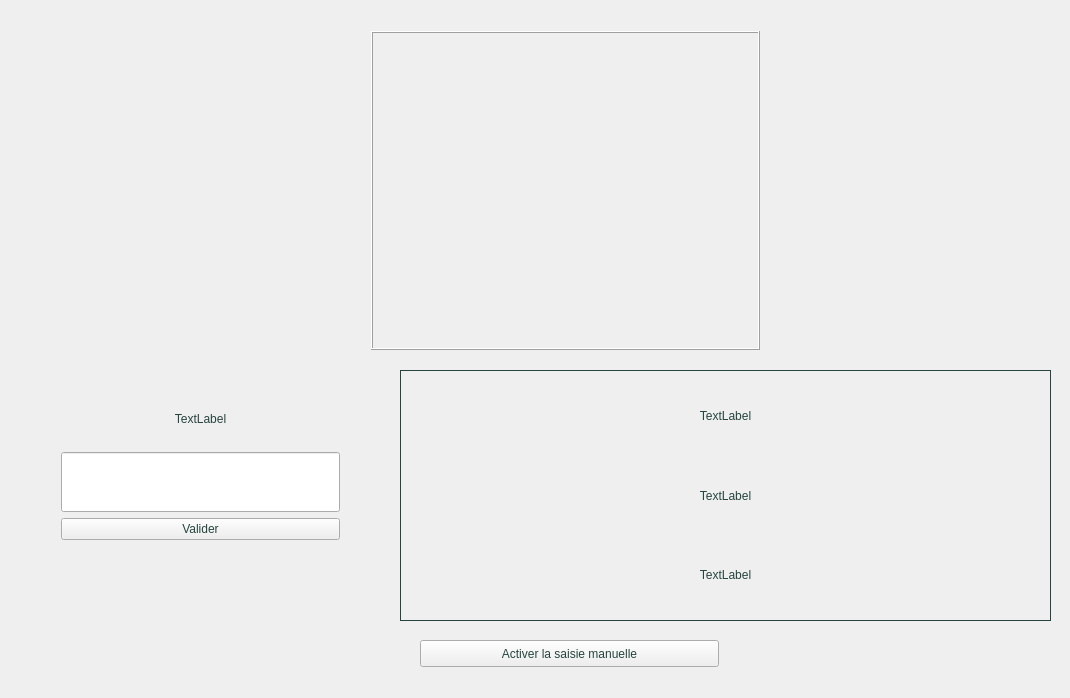
<?xml version="1.0" encoding="UTF-8"?>
<ui version="4.0">
 <class>MainWindow</class>
 <widget class="QMainWindow" name="MainWindow">
  <property name="geometry">
   <rect>
    <x>0</x>
    <y>0</y>
    <width>1070</width>
    <height>698</height>
   </rect>
  </property>
  <property name="palette">
   <palette>
    <active>
     <colorrole role="WindowText">
      <brush brushstyle="SolidPattern">
       <color alpha="255">
        <red>37</red>
        <green>68</green>
        <blue>63</blue>
       </color>
      </brush>
     </colorrole>
     <colorrole role="Text">
      <brush brushstyle="SolidPattern">
       <color alpha="255">
        <red>37</red>
        <green>68</green>
        <blue>63</blue>
       </color>
      </brush>
     </colorrole>
     <colorrole role="ButtonText">
      <brush brushstyle="SolidPattern">
       <color alpha="255">
        <red>37</red>
        <green>68</green>
        <blue>63</blue>
       </color>
      </brush>
     </colorrole>
     <colorrole role="Highlight">
      <brush brushstyle="SolidPattern">
       <color alpha="255">
        <red>180</red>
        <green>119</green>
        <blue>64</blue>
       </color>
      </brush>
     </colorrole>
     <colorrole role="Link">
      <brush brushstyle="SolidPattern">
       <color alpha="255">
        <red>180</red>
        <green>119</green>
        <blue>64</blue>
       </color>
      </brush>
     </colorrole>
     <colorrole role="LinkVisited">
      <brush brushstyle="SolidPattern">
       <color alpha="255">
        <red>180</red>
        <green>101</green>
        <blue>32</blue>
       </color>
      </brush>
     </colorrole>
    </active>
    <inactive>
     <colorrole role="WindowText">
      <brush brushstyle="SolidPattern">
       <color alpha="255">
        <red>37</red>
        <green>68</green>
        <blue>63</blue>
       </color>
      </brush>
     </colorrole>
     <colorrole role="Text">
      <brush brushstyle="SolidPattern">
       <color alpha="255">
        <red>37</red>
        <green>68</green>
        <blue>63</blue>
       </color>
      </brush>
     </colorrole>
     <colorrole role="ButtonText">
      <brush brushstyle="SolidPattern">
       <color alpha="255">
        <red>37</red>
        <green>68</green>
        <blue>63</blue>
       </color>
      </brush>
     </colorrole>
     <colorrole role="Highlight">
      <brush brushstyle="SolidPattern">
       <color alpha="255">
        <red>180</red>
        <green>119</green>
        <blue>64</blue>
       </color>
      </brush>
     </colorrole>
     <colorrole role="Link">
      <brush brushstyle="SolidPattern">
       <color alpha="255">
        <red>180</red>
        <green>119</green>
        <blue>64</blue>
       </color>
      </brush>
     </colorrole>
     <colorrole role="LinkVisited">
      <brush brushstyle="SolidPattern">
       <color alpha="255">
        <red>180</red>
        <green>101</green>
        <blue>32</blue>
       </color>
      </brush>
     </colorrole>
    </inactive>
    <disabled>
     <colorrole role="WindowText">
      <brush brushstyle="SolidPattern">
       <color alpha="255">
        <red>159</red>
        <green>158</green>
        <blue>158</blue>
       </color>
      </brush>
     </colorrole>
     <colorrole role="Text">
      <brush brushstyle="SolidPattern">
       <color alpha="255">
        <red>159</red>
        <green>158</green>
        <blue>158</blue>
       </color>
      </brush>
     </colorrole>
     <colorrole role="ButtonText">
      <brush brushstyle="SolidPattern">
       <color alpha="255">
        <red>159</red>
        <green>158</green>
        <blue>158</blue>
       </color>
      </brush>
     </colorrole>
     <colorrole role="Highlight">
      <brush brushstyle="SolidPattern">
       <color alpha="255">
        <red>240</red>
        <green>240</green>
        <blue>240</blue>
       </color>
      </brush>
     </colorrole>
     <colorrole role="Link">
      <brush brushstyle="SolidPattern">
       <color alpha="255">
        <red>180</red>
        <green>119</green>
        <blue>64</blue>
       </color>
      </brush>
     </colorrole>
     <colorrole role="LinkVisited">
      <brush brushstyle="SolidPattern">
       <color alpha="255">
        <red>180</red>
        <green>101</green>
        <blue>32</blue>
       </color>
      </brush>
     </colorrole>
    </disabled>
   </palette>
  </property>
  <property name="windowTitle">
   <string>MainWindow</string>
  </property>
  <widget class="QWidget" name="centralWidget">
   <widget class="QFrame" name="textLayoutContainer">
    <property name="geometry">
     <rect>
      <x>400</x>
      <y>370</y>
      <width>651</width>
      <height>251</height>
     </rect>
    </property>
    <property name="frameShape">
     <enum>QFrame::Box</enum>
    </property>
    <layout class="QVBoxLayout" name="textLayout">
     <property name="leftMargin">
      <number>8</number>
     </property>
     <property name="topMargin">
      <number>8</number>
     </property>
     <property name="rightMargin">
      <number>8</number>
     </property>
     <property name="bottomMargin">
      <number>8</number>
     </property>
     <item>
      <widget class="QLabel" name="labelUp">
       <property name="text">
        <string>TextLabel</string>
       </property>
       <property name="alignment">
        <set>Qt::AlignCenter</set>
       </property>
       <property name="wordWrap">
        <bool>true</bool>
       </property>
      </widget>
     </item>
     <item>
      <widget class="QLabel" name="labelMiddle">
       <property name="text">
        <string>TextLabel</string>
       </property>
       <property name="alignment">
        <set>Qt::AlignCenter</set>
       </property>
       <property name="wordWrap">
        <bool>true</bool>
       </property>
      </widget>
     </item>
     <item>
      <widget class="QLabel" name="labelDown">
       <property name="text">
        <string>TextLabel</string>
       </property>
       <property name="alignment">
        <set>Qt::AlignCenter</set>
       </property>
       <property name="wordWrap">
        <bool>true</bool>
       </property>
       <property name="margin">
        <number>0</number>
       </property>
      </widget>
     </item>
    </layout>
   </widget>
   <widget class="QWidget" name="manualLayoutContainer" native="true">
    <property name="geometry">
     <rect>
      <x>50</x>
      <y>380</y>
      <width>301</width>
      <height>251</height>
     </rect>
    </property>
    <layout class="QVBoxLayout" name="manualLayout">
     <item>
      <widget class="QLabel" name="manualLabel">
       <property name="text">
        <string>TextLabel</string>
       </property>
       <property name="alignment">
        <set>Qt::AlignCenter</set>
       </property>
       <property name="wordWrap">
        <bool>true</bool>
       </property>
      </widget>
     </item>
     <item>
      <widget class="QLineEdit" name="manualEdit">
       <property name="minimumSize">
        <size>
         <width>0</width>
         <height>60</height>
        </size>
       </property>
      </widget>
     </item>
     <item>
      <widget class="QPushButton" name="validateButton">
       <property name="text">
        <string>Valider</string>
       </property>
      </widget>
     </item>
     <item>
      <spacer name="verticalSpacer">
       <property name="orientation">
        <enum>Qt::Vertical</enum>
       </property>
       <property name="sizeType">
        <enum>QSizePolicy::Fixed</enum>
       </property>
       <property name="sizeHint" stdset="0">
        <size>
         <width>0</width>
         <height>80</height>
        </size>
       </property>
      </spacer>
     </item>
    </layout>
   </widget>
   <widget class="QPushButton" name="activateManualButton">
    <property name="geometry">
     <rect>
      <x>420</x>
      <y>640</y>
      <width>299</width>
      <height>27</height>
     </rect>
    </property>
    <property name="text">
     <string>Activer la saisie manuelle</string>
    </property>
   </widget>
   <widget class="QWidget" name="imageWidget" native="true">
    <property name="geometry">
     <rect>
      <x>360</x>
      <y>20</y>
      <width>411</width>
      <height>341</height>
     </rect>
    </property>
    <layout class="QHBoxLayout" name="horizontalLayout">
     <item>
      <widget class="QLabel" name="image">
       <property name="frameShape">
        <enum>QFrame::Box</enum>
       </property>
       <property name="frameShadow">
        <enum>QFrame::Raised</enum>
       </property>
       <property name="text">
        <string/>
       </property>
      </widget>
     </item>
    </layout>
   </widget>
  </widget>
 </widget>
 <layoutdefault spacing="6" margin="11"/>
 <resources/>
 <connections/>
</ui>
